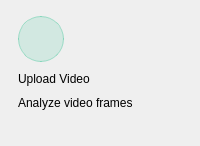
             <widget class="QFrame" name="qaUploadVideo">
              <property name="kind" stdset="0">
               <string notr="true">qaCardMint</string>
              </property>
              <property name="cursor">
               <cursorShape>PointingHandCursor</cursorShape>
              </property>
              <property name="minimumSize">
               <size>
                <width>0</width>
                <height>116</height>
               </size>
              </property>
              <property name="sizePolicy">
               <sizepolicy hsizetype="Expanding" vsizetype="Preferred">
                <horstretch>0</horstretch>
                <verstretch>0</verstretch>
               </sizepolicy>
              </property>
              <layout class="QVBoxLayout" name="qaUploadVideoLayout">
               <property name="spacing">
                <number>10</number>
               </property>
               <property name="leftMargin">
                <number>18</number>
               </property>
               <property name="topMargin">
                <number>16</number>
               </property>
               <property name="rightMargin">
                <number>18</number>
               </property>
               <property name="bottomMargin">
                <number>16</number>
               </property>
               <item>
                <widget class="QLabel" name="qaUploadVideoIconCircle">
                 <property name="pixmap">
                  <pixmap>icons/video__10B981__24.svg</pixmap>
                 </property>
                 <property name="alignment">
                  <set>Qt::AlignCenter</set>
                 </property>
                 <property name="minimumSize">
                  <size>
                   <width>46</width>
                   <height>46</height>
                  </size>
                 </property>
                 <property name="maximumSize">
                  <size>
                   <width>46</width>
                   <height>46</height>
                  </size>
                 </property>
                 <property name="styleSheet">
                  <string>background-color: rgba(16,185,129,0.13); border: 1px solid rgba(16,185,129,0.33); border-radius: 23px;</string>
                 </property>
                </widget>
               </item>
               <item>
                <widget class="QLabel" name="qaUploadVideoTitle">
                 <property name="text">
                  <string>Upload Video</string>
                 </property>
                 <property name="role" stdset="0">
                  <string notr="true">qaTitle</string>
                 </property>
                </widget>
               </item>
               <item>
                <widget class="QLabel" name="qaUploadVideoDesc">
                 <property name="text">
                  <string>Analyze video frames</string>
                 </property>
                 <property name="wordWrap">
                  <bool>true</bool>
                 </property>
                 <property name="role" stdset="0">
                  <string notr="true">qaDesc</string>
                 </property>
                </widget>
               </item>
               <item>
                <spacer name="qaUploadVideoSpacer">
                 <property name="orientation">
                  <enum>Qt::Vertical</enum>
                 </property>
                 <property name="sizeHint" stdset="0">
                  <size>
                   <width>40</width>
                   <height>20</height>
                  </size>
                 </property>
                </spacer>
               </item>
              </layout>
             </widget>
